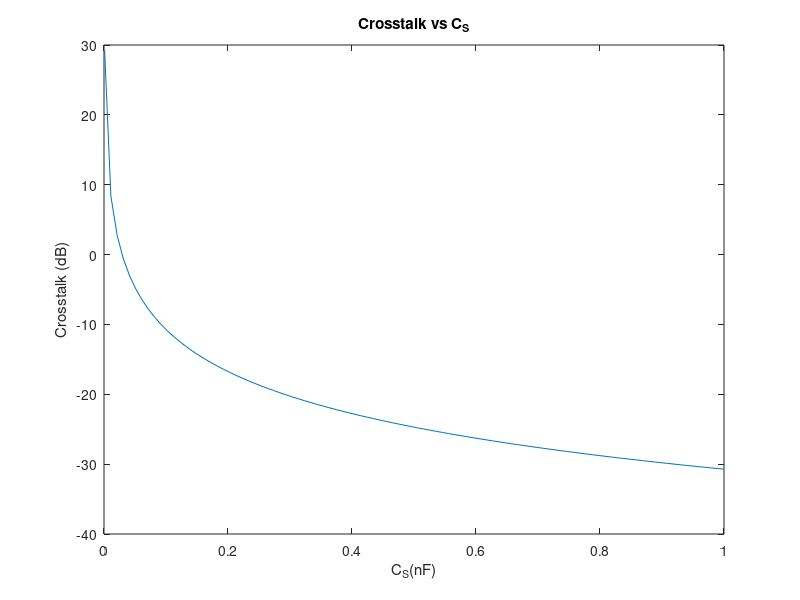

This chart was generated by the following MATLAB code:
% HD32_gain
Ce=150e-12; %elec capacitance
Cs=linspace(1e-12,1000e-12,100);
Cd=(12*2+2.1+3)*10^-12; %drain side capacitance
G1=Ce./(Ce+Cs);
G2=(Cs./(Cs+Cd));
figure();
plot(Cs,G1)
xlabel('Cs pC')
ylabel('Gain')
hold on
plot(Cs,G2,'r')
plot(Cs,G1.*G2,'b')
xlabel('Cs pC')
ylabel('Gain')
hold off;

%% cross talk
plot(Cs*1e9,20*log10(Cd./Cs))
xlabel('C_S(nF)')
ylabel('Crosstalk (dB)')
title('Crosstalk vs C_S')